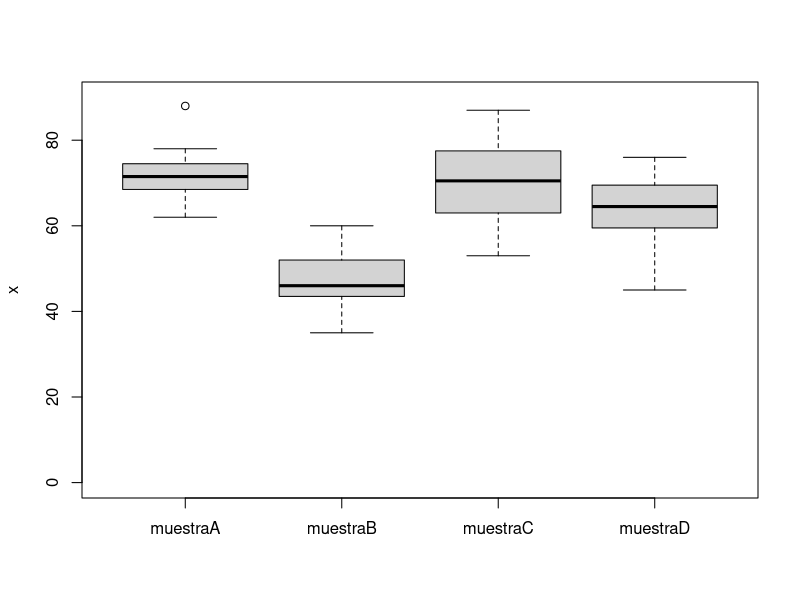
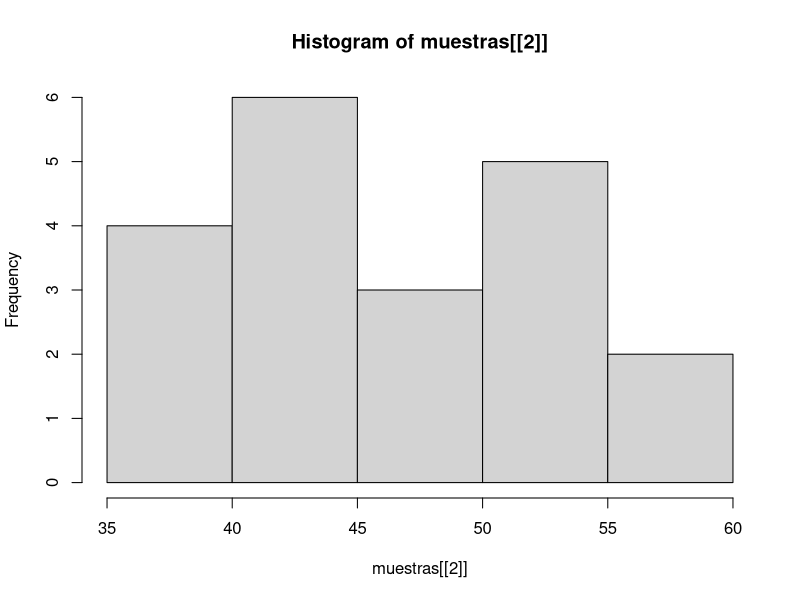
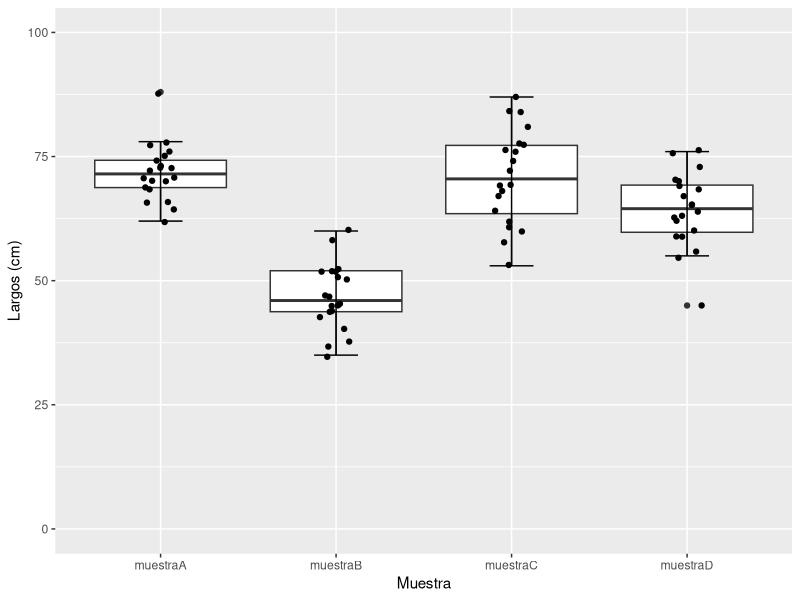
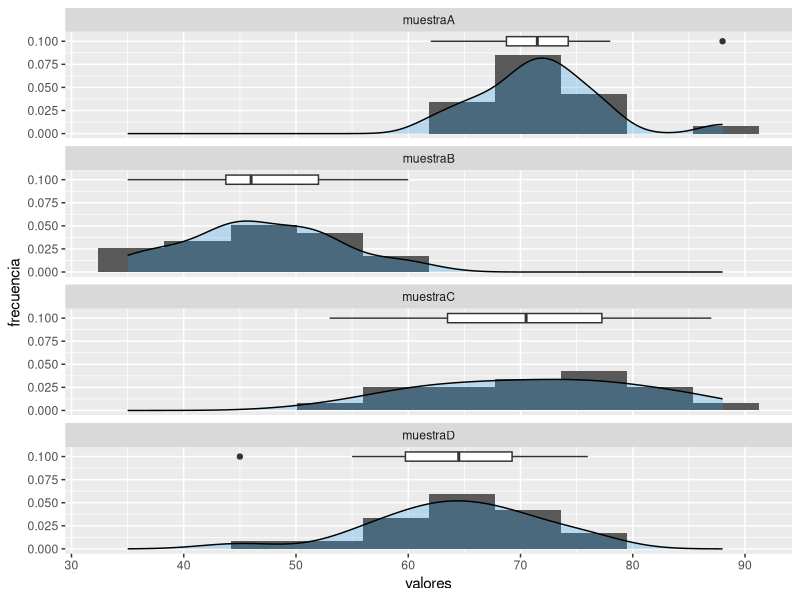
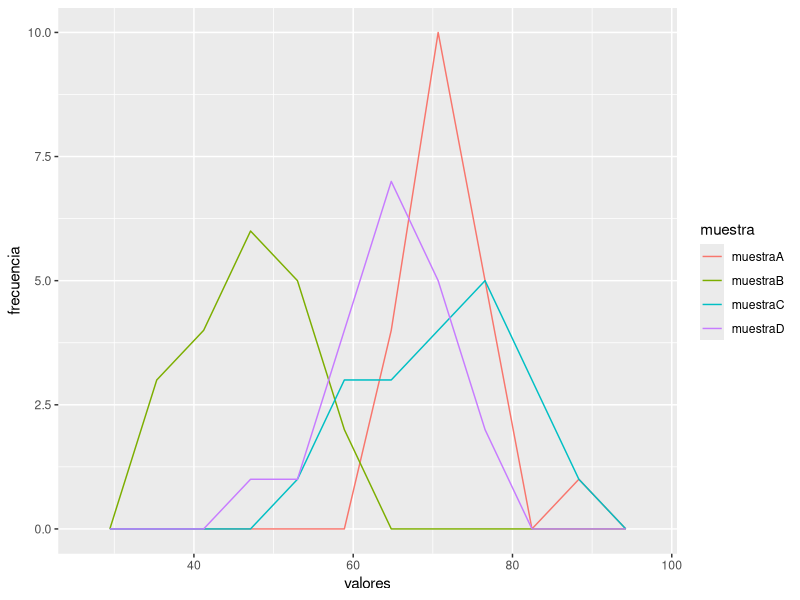
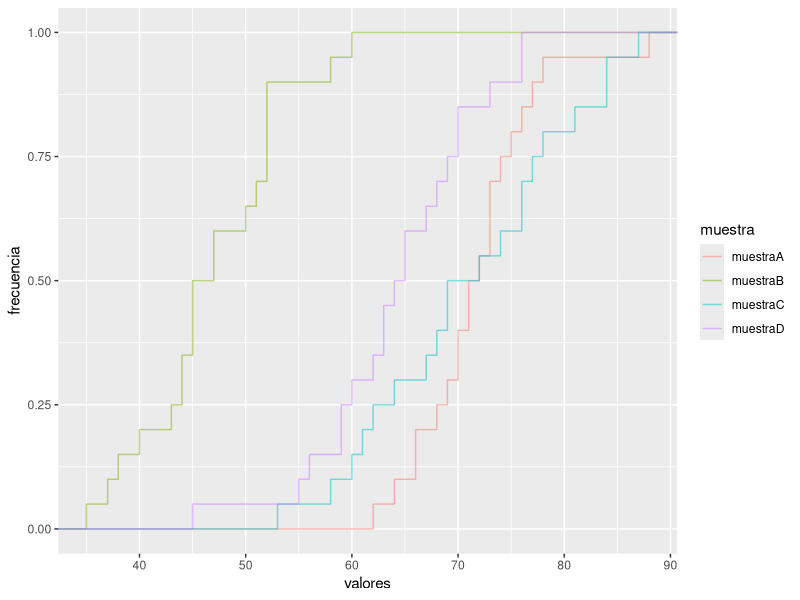
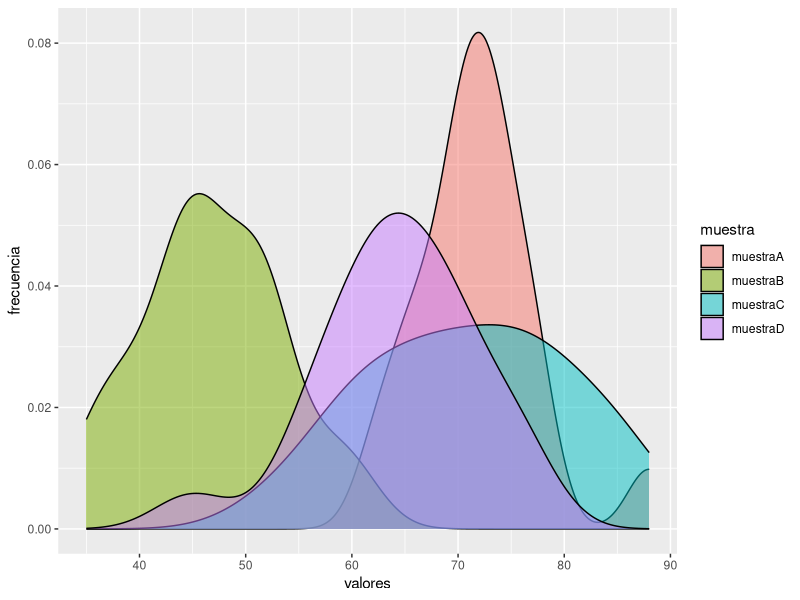

Source code (R) for these figures, in order:
## ---- chunk 1
library(tidyverse)
## ---- chunk 2
(70 + 74 + 78 + 66 + 73 + 71 + 71 + 70 + 64 + 66 + 72 + 68 + 77 + 69 + 73 + 88 +  62 + 71 + 75 + 76) / 20
## ---- chunk 3
muestraA <- c(70, 74, 78, 66, 73, 71, 71, 70, 64, 66, 72, 68, 77, 69, 73, 88, 62, 73, 75, 76)

muestraA
sum(muestraA)
length(muestraA)
sum(muestraA) / length(muestraA)
## ---- chunk 4
# Escribir una función que encuentre la moda. Moda es el valor que aparece más cantidad de veces.
moda <- function(unVector){
  frecuencias <- table(unVector)
  names(frecuencias[frecuencias == max(frecuencias)])
}
## ---- chunk 5
sort(muestraA)

# Media
mean(muestraA)

# Mediana. Es el valor que divide los datos en dos (coincide con el quantil 0.5)
median(muestraA)

# Moda es el valor que aparece más cantidad de veces.
moda(muestraA)

## ---- chunk 6
# min q1 q2 q3 max
fivenum(muestraA)

min(muestraA)
# también podría ser 
# fivenum(data)[1]
max(muestraA)
# también podría ser 
# fivenum(data)[5]

quantile(muestraA, probs = c(0,0.25, 0.50, 0.75,1))
quantile(muestraA, probs = 0.25)


q1 <- function(data) {
  quantile(data, probs = 0.25)[[1]]
  # también podría ser fivenum(data)[2]
}
q2 <- function(data) {
  quantile(data, probs = 0.5)[[1]]
  # también podría ser fivenum(data)[3]
}
q3 <- function(data) {
  quantile(data, probs = 0.75)[[1]]
  # también podría ser fivenum(data)[4]
}

q1(muestraA)
q2(muestraA)
q3(muestraA)
## ---- chunk 7
summary(muestraA)
## ---- chunk 8
muestraB <- c(38, 37, 43, 47, 52, 45, 35, 52, 60, 52, 50, 45, 52, 40, 51, 47, 44, 45, 44, 58)
muestraC <- c(78, 69, 76, 64, 81, 84, 58, 77, 67, 69, 61, 62, 74, 87, 68, 53, 60, 84, 72, 76)
muestraD <- c(69, 63, 59, 55, 73, 45, 70, 68, 70, 67, 63, 60, 56, 76, 76, 65, 62, 64, 65, 59)
muestras <- data.frame(muestraA,muestraB,muestraC,muestraD)
## ---- chunk 9
summary(muestras)
## ---- chunk 10
iA <- 1:length(muestraA)
residualesA <- muestraA - mean(muestraA)
residualesCuadradosA <- residualesA ^2
dfA <- tibble(i = iA, x = muestraA, "x - media" = residualesA, "(x-media)^2" = residualesCuadradosA)
# matrizA <- array(c(iA,muestraA, residualesA, residualesCuadradosA), dim= c(length(muestraA),4))
# matrizA
dfA
## ---- chunk 11
paste("Media residuales (segunda columna)")
mean(residualesA)
writeLines("\n")
paste("Suma y Media de residualesCuadrados (tercera columna)")
sum(residualesCuadradosA)
mean(residualesCuadradosA)
writeLines("\n")
paste("Media de residualesCuadrados (tercera columna) PERO CON n-1")
sum(residualesCuadradosA) / (length(residualesCuadradosA) - 1)
## ---- chunk 12
paste("Varianza")
var(muestraA)
paste("Desvío Estándar")
sd(muestraA)
writeLines("\n")
sd(muestraA) == sqrt(var(muestraA))
var(muestraA) == sd(muestraA)^2
## ---- chunk 13
cv <- function(data) {
  sd(data)/mean(data)
}
## ---- chunk 14
cv(muestraA)
## ---- chunk 15
library(plotrix) 
std.error(muestraA)
sd(muestraA)/sqrt(length(muestraA))
## ---- chunk 16
ic95 <- function(data) {
  c(mean(data)-1.96*std.error(data),mean(data)+1.96*std.error(data))
}
## ---- chunk 17
ic95(muestraA)
## ---- chunk 18
boxplot(muestras, ylim=c(0,90), ylab = "x")
## ---- chunk 19
hist(muestras[[2]])
## ---- chunk 20
library(tidyverse)
library(ggplot2)

muestrasTidy <- tibble(muestras)
nombres <- c("muestraA","muestraB","muestraC","muestraD")
muestrasTidy <- muestrasTidy %>% pivot_longer(all_of(nombres), names_to = "muestra", values_to = "valor")
muestrasTidy
## ---- chunk 21
indicesMuestras <- muestrasTidy %>% group_by(muestra) %>% reframe(n = n(), media = mean(valor), q1 = q1(valor), mediana = median(valor),q3 = q3(valor), sd = sd(valor), varianza = var(valor), cv = sd/media, EE = std.error(valor), "IC95-" = ic95(valor)[1], "IC95+" = ic95(valor)[2])
indicesMuestras
## ---- chunk 22
ggplot(muestrasTidy, aes(x = muestra, y = valor)) + 
  geom_boxplot() +
  stat_boxplot(geom = "errorbar",
               width = 0.25) +
  geom_jitter(width = 0.1) +
  xlab("Muestra") + ylab("Largos (cm)") +
  ylim(0,100)
## ---- chunk 23
ggplot(muestrasTidy, aes(x=valor, y = after_stat(density))) + 
  geom_boxplot(aes(x =  valor, y = 0.1), width = 0.01) +
  geom_histogram(bins = 10) +
  geom_density(fill = 4, alpha = 0.25) +
  xlab("valores") + ylab("frecuencia") + 
  facet_wrap(~muestra, ncol=1)
## ---- chunk 24
ggplot(muestrasTidy, aes(x=valor, color = muestra)) + 
  geom_freqpoly(bins = 10) +
  xlab("valores") + ylab("frecuencia")
## ---- chunk 25
ggplot(muestrasTidy, aes(x=valor, color = muestra)) + 
  stat_ecdf(geom = "step", alpha = 0.5) +
  xlab("valores") + ylab("frecuencia")
## ---- chunk 26
ggplot(muestrasTidy, aes(x=valor, fill = muestra)) + 
  geom_density(alpha = 0.5) +
  xlab("valores") + ylab("frecuencia")
